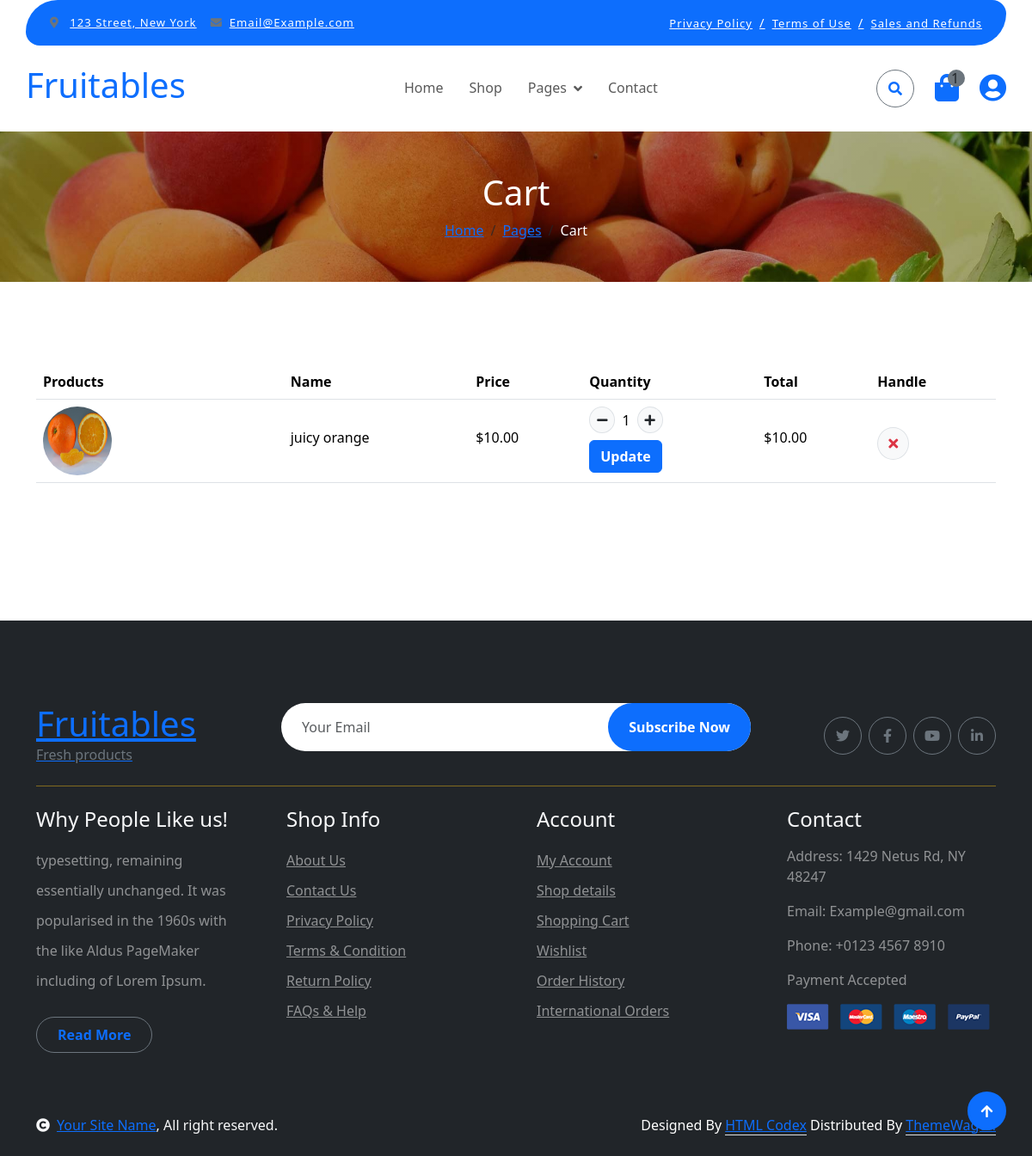
The app's page /order/cart/ (signed in), older data.
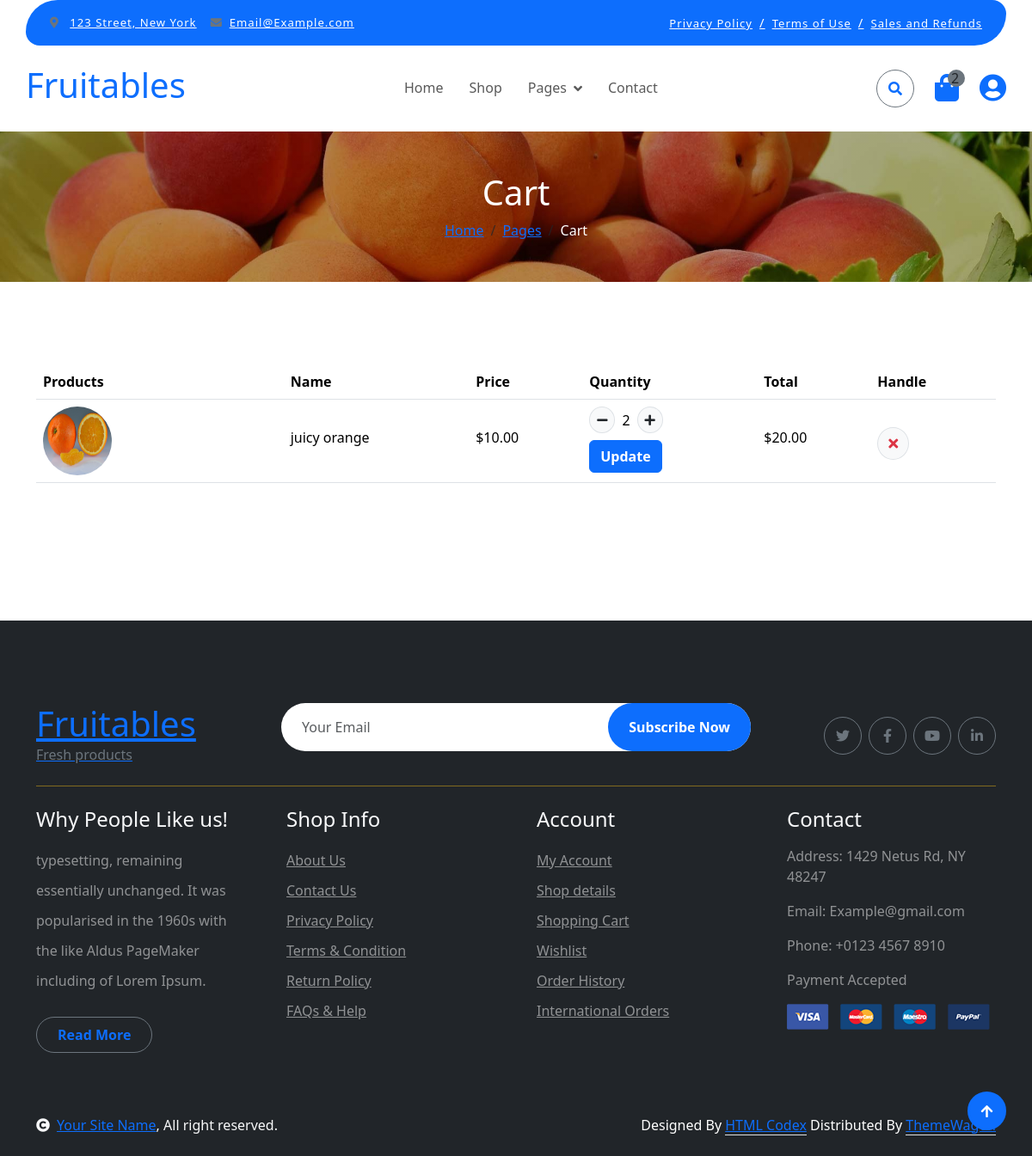
The same page, newer data.
### order/models.py (models this page shows, shortened)
class CartItem(models.Model):
    product = models.ForeignKey(Product, on_delete = models.CASCADE)
    cart = models.ForeignKey(Cart, on_delete= models.CASCADE, related_name='items')
    quantity = models.IntegerField(default=1)

### store/models.py (models this page shows, shortened)
class Product(models.Model):
    name = models.CharField(max_length=200)
    description = models.TextField()
    price = models.DecimalField(max_digits=10, decimal_places=2)
    product_image = models.ImageField(upload_to='products/')
    product_thumbnail = models.ImageField(upload_to='products/thumbnails/', editable=False, null=True, blank=True)
    slug = models.SlugField(unique=True)
    quantity = models.IntegerField(default=0)
    category = models.ForeignKey(Category, on_delete=models.CASCADE, related_name='products', null=True)
    tag = models.ManyToManyField(ProductTag, related_name='tags')

### order/views.py (the view)
# urls.py: path('cart/', views.ViewCart.as_view(), name='cart'),
class ViewCart(LoginRequiredMixin, View):
    login_url = '/users/login/'
    def get(self, request):
        if request.user.is_authenticated:
            cart, created = Cart.objects.get_or_create(user=request.user)
            items = cart.items.all()
        else:
            items = []
        for item in items:
            item.total_price = item.product.price * item.quantity
        return render(request, 'cart.html', {
            'items': items,
        })

### order/context_processors.py (called while the page is built)
def cart_items(request):
    total_items = 0
    if request.user.is_authenticated:
        cart, created = Cart.objects.get_or_create(user=request.user)
        total_items = sum(item.quantity for item in cart.items.all())
    return {
        'total_items': total_items,
    }

### users/models.py (called while the page is built)
    def update_last_active(self):
        self.last_active_datetime = timezone.now()
        self.save(update_fields=['last_active_datetime'])

### templates/cart.html (shortened to what this page needs)
{% extends 'base.html' %}
{% load static %}
{% block content %}
        <div class="container-fluid page-header py-5">
            <h1 class="text-center text-white display-6">Cart</h1>
            <ol class="breadcrumb justify-content-center mb-0">
                <li class="breadcrumb-item"><a href="#">Home</a></li>
                <li class="breadcrumb-item"><a href="#">Pages</a></li>
                <li class="breadcrumb-item active text-white">Cart</li>
            </ol>
        </div>
        <div class="container-fluid py-5">
            <div class="container py-5">
                <div class="table-responsive">
                    <table class="table">
                        <thead>
                          <tr>
                            <th scope="col">Products</th>
                            <th scope="col">Name</th>
                            <th scope="col">Price</th>
                            <th scope="col">Quantity</th>
                            <th scope="col">Total</th>
                            <th scope="col">Handle</th>
                          </tr>
                        </thead>
                        <tbody>
                            {% for item in items %}
                            <tr>
                                <th scope="row">
                                    <div class="d-flex align-items-center">
                                        <img src="{{ item.product.product_image.url }}" class="img-fluid me-5 rounded-circle" style="width: 80px; height: 80px;" alt="">
                                    </div>
                                </th>
                                <td>
                                    <p class="mb-0 mt-4">{{ item.product.name }}</p>
                                </td>
                                <td>
                                    <p class="mb-0 mt-4">${{ item.product.price }}</p>
                                </td>
                              <td>
                                <form method="POST" action="{% url 'update_cart_item' item.id %}">
                                    <div class="d-flex align-items-center quantity">
                                        <button type="button" class="btn btn-sm btn-minus rounded-circle bg-light border">
                                            <i class="fa fa-minus"></i>
                                        </button>
                                        <span class="quantity-value mx-2">{{ item.quantity }}</span>
                                        <button type="button" class="btn btn-sm btn-plus rounded-circle bg-light border">
                                            <i class="fa fa-plus"></i>
                                        </button>
                                    </div>
                                    <button type="submit" class="btn btn-primary mt-2">Update</button>
                                </form>
                            </td>
                                <td>
                                    <p class="mb-0 mt-4">${{ item.total_price|floatformat:2 }}</p>
                                </td>
                                <td>
                                    <form method="POST" action="{% url 'remove_from_cart' item.id %}">
                                        <button type="submit" class="btn btn-md rounded-circle bg-light border mt-4">
                                            <i class="fa fa-times text-danger"></i>
                                        </button>
                                    </form>
                                </td>
                            </tr>
                            {% endfor %}
                        </tbody>
                    </table>
                </div>
                    </div>
                </div>
{% endblock %}

Row changes from the older to the newer data that the page shows:
changed CartItem "juicy orange": quantity "1" → "2"; total_price "10.00" → "20.00"
Text that changed along with them:
{{ total_items }}: "1" → "2"
